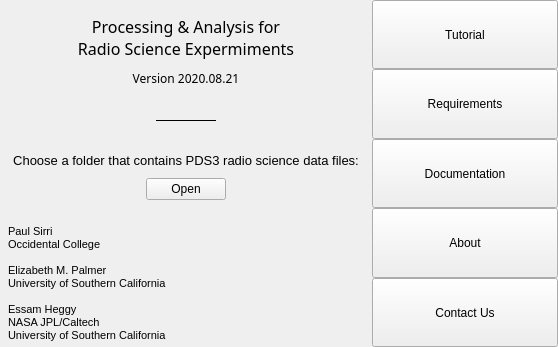
<?xml version="1.0" encoding="UTF-8"?>
<ui version="4.0">
 <class>MainWindow</class>
 <widget class="QMainWindow" name="MainWindow">
  <property name="geometry">
   <rect>
    <x>0</x>
    <y>0</y>
    <width>558</width>
    <height>347</height>
   </rect>
  </property>
  <property name="font">
   <font>
    <family>Arial</family>
    <pointsize>9</pointsize>
   </font>
  </property>
  <property name="windowTitle">
   <string>MainWindow</string>
  </property>
  <widget class="QWidget" name="centralwidget">
   <layout class="QGridLayout" name="gridLayout">
    <property name="leftMargin">
     <number>0</number>
    </property>
    <property name="topMargin">
     <number>0</number>
    </property>
    <property name="rightMargin">
     <number>0</number>
    </property>
    <property name="bottomMargin">
     <number>0</number>
    </property>
    <item row="0" column="0">
     <layout class="QHBoxLayout" name="horizontalLayout" stretch="2,1">
      <property name="spacing">
       <number>0</number>
      </property>
      <item>
       <layout class="QVBoxLayout" name="vlayout_primary">
        <property name="spacing">
         <number>10</number>
        </property>
        <property name="leftMargin">
         <number>3</number>
        </property>
        <property name="topMargin">
         <number>15</number>
        </property>
        <property name="rightMargin">
         <number>3</number>
        </property>
        <property name="bottomMargin">
         <number>0</number>
        </property>
        <item>
         <widget class="QLabel" name="lbl_title">
          <property name="font">
           <font>
            <family>Bahnschrift SemiLight</family>
            <pointsize>12</pointsize>
           </font>
          </property>
          <property name="text">
           <string>Processing &amp; Analysis for
Radio Science Expermiments</string>
          </property>
          <property name="alignment">
           <set>Qt::AlignCenter</set>
          </property>
         </widget>
        </item>
        <item>
         <widget class="QLabel" name="lbl_version">
          <property name="sizePolicy">
           <sizepolicy hsizetype="Preferred" vsizetype="Preferred">
            <horstretch>0</horstretch>
            <verstretch>0</verstretch>
           </sizepolicy>
          </property>
          <property name="font">
           <font>
            <family>Bahnschrift Light</family>
            <pointsize>9</pointsize>
            <weight>50</weight>
            <italic>false</italic>
            <bold>false</bold>
            <underline>false</underline>
            <strikeout>false</strikeout>
            <kerning>true</kerning>
           </font>
          </property>
          <property name="frameShape">
           <enum>QFrame::NoFrame</enum>
          </property>
          <property name="text">
           <string>Version 2020.08.21</string>
          </property>
          <property name="alignment">
           <set>Qt::AlignCenter</set>
          </property>
         </widget>
        </item>
        <item alignment="Qt::AlignHCenter">
         <widget class="Line" name="line_horizontal">
          <property name="enabled">
           <bool>true</bool>
          </property>
          <property name="sizePolicy">
           <sizepolicy hsizetype="Fixed" vsizetype="Expanding">
            <horstretch>0</horstretch>
            <verstretch>0</verstretch>
           </sizepolicy>
          </property>
          <property name="minimumSize">
           <size>
            <width>60</width>
            <height>0</height>
           </size>
          </property>
          <property name="baseSize">
           <size>
            <width>0</width>
            <height>0</height>
           </size>
          </property>
          <property name="frameShadow">
           <enum>QFrame::Plain</enum>
          </property>
          <property name="orientation">
           <enum>Qt::Horizontal</enum>
          </property>
         </widget>
        </item>
        <item>
         <widget class="QLabel" name="lbl_open_desc">
          <property name="font">
           <font>
            <family>Arial</family>
            <pointsize>10</pointsize>
           </font>
          </property>
          <property name="text">
           <string>Choose a folder that contains PDS3 radio science data files:</string>
          </property>
          <property name="alignment">
           <set>Qt::AlignCenter</set>
          </property>
         </widget>
        </item>
        <item alignment="Qt::AlignHCenter">
         <widget class="QPushButton" name="btn_open">
          <property name="enabled">
           <bool>true</bool>
          </property>
          <property name="sizePolicy">
           <sizepolicy hsizetype="Fixed" vsizetype="Fixed">
            <horstretch>0</horstretch>
            <verstretch>0</verstretch>
           </sizepolicy>
          </property>
          <property name="font">
           <font>
            <family>Arial</family>
            <pointsize>9</pointsize>
           </font>
          </property>
          <property name="text">
           <string>Open</string>
          </property>
          <property name="iconSize">
           <size>
            <width>16</width>
            <height>16</height>
           </size>
          </property>
         </widget>
        </item>
        <item>
         <layout class="QHBoxLayout" name="horizontalLayout_2">
          <property name="topMargin">
           <number>15</number>
          </property>
          <item>
           <widget class="QLabel" name="lbl_authors">
            <property name="font">
             <font>
              <family>Arial</family>
              <pointsize>8</pointsize>
             </font>
            </property>
            <property name="text">
             <string>Paul Sirri
Occidental College

Elizabeth M. Palmer
University of Southern California

Essam Heggy
NASA JPL/Caltech
University of Southern California</string>
            </property>
            <property name="alignment">
             <set>Qt::AlignBottom|Qt::AlignLeading|Qt::AlignLeft</set>
            </property>
            <property name="indent">
             <number>5</number>
            </property>
           </widget>
          </item>
         </layout>
        </item>
       </layout>
      </item>
      <item>
       <layout class="QVBoxLayout" name="vlayout_options">
        <property name="spacing">
         <number>0</number>
        </property>
        <item>
         <widget class="QPushButton" name="btn_tutorial">
          <property name="enabled">
           <bool>true</bool>
          </property>
          <property name="sizePolicy">
           <sizepolicy hsizetype="Minimum" vsizetype="Minimum">
            <horstretch>0</horstretch>
            <verstretch>0</verstretch>
           </sizepolicy>
          </property>
          <property name="minimumSize">
           <size>
            <width>0</width>
            <height>45</height>
           </size>
          </property>
          <property name="text">
           <string>Tutorial</string>
          </property>
         </widget>
        </item>
        <item>
         <widget class="QPushButton" name="btn_requirements">
          <property name="enabled">
           <bool>true</bool>
          </property>
          <property name="sizePolicy">
           <sizepolicy hsizetype="Minimum" vsizetype="Minimum">
            <horstretch>0</horstretch>
            <verstretch>0</verstretch>
           </sizepolicy>
          </property>
          <property name="minimumSize">
           <size>
            <width>0</width>
            <height>45</height>
           </size>
          </property>
          <property name="text">
           <string>Requirements</string>
          </property>
         </widget>
        </item>
        <item>
         <widget class="QPushButton" name="btn_documentation">
          <property name="enabled">
           <bool>true</bool>
          </property>
          <property name="sizePolicy">
           <sizepolicy hsizetype="Minimum" vsizetype="Minimum">
            <horstretch>0</horstretch>
            <verstretch>0</verstretch>
           </sizepolicy>
          </property>
          <property name="minimumSize">
           <size>
            <width>0</width>
            <height>45</height>
           </size>
          </property>
          <property name="text">
           <string>Documentation</string>
          </property>
         </widget>
        </item>
        <item>
         <widget class="QPushButton" name="btn_about">
          <property name="enabled">
           <bool>true</bool>
          </property>
          <property name="sizePolicy">
           <sizepolicy hsizetype="Minimum" vsizetype="Minimum">
            <horstretch>0</horstretch>
            <verstretch>0</verstretch>
           </sizepolicy>
          </property>
          <property name="minimumSize">
           <size>
            <width>0</width>
            <height>45</height>
           </size>
          </property>
          <property name="text">
           <string>About</string>
          </property>
         </widget>
        </item>
        <item>
         <widget class="QPushButton" name="btn_contact">
          <property name="enabled">
           <bool>true</bool>
          </property>
          <property name="sizePolicy">
           <sizepolicy hsizetype="Minimum" vsizetype="Minimum">
            <horstretch>0</horstretch>
            <verstretch>0</verstretch>
           </sizepolicy>
          </property>
          <property name="minimumSize">
           <size>
            <width>0</width>
            <height>45</height>
           </size>
          </property>
          <property name="text">
           <string>Contact Us</string>
          </property>
         </widget>
        </item>
       </layout>
      </item>
     </layout>
    </item>
   </layout>
  </widget>
 </widget>
 <resources/>
 <connections/>
</ui>
